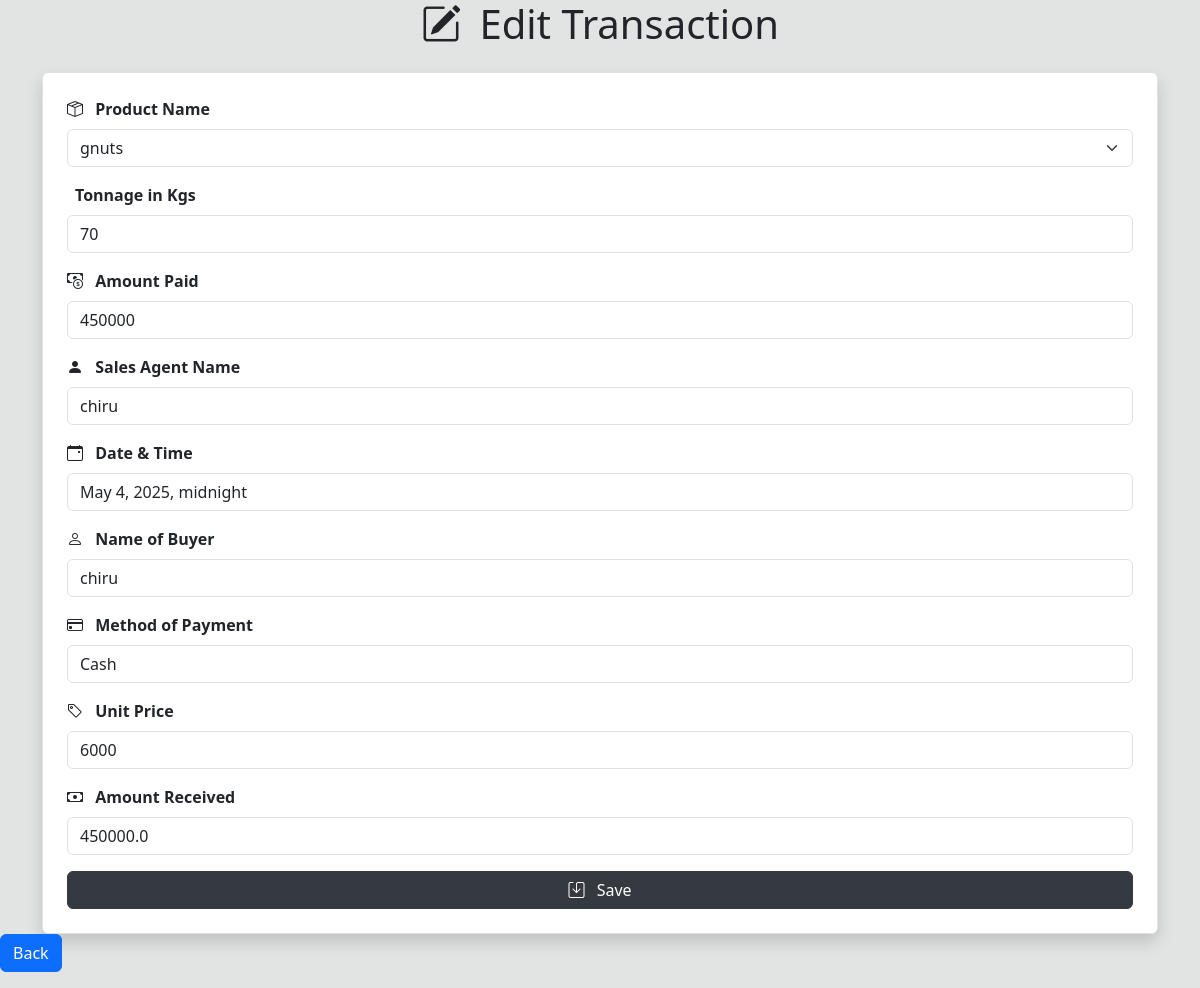
Page /edit/14/ (signed in) on the committed database.
### home/models.py (models this page shows, shortened)
class Sale(models.Model):
    product_name = models.ForeignKey(Stock, on_delete=models.CASCADE, blank=True, null=True)
    tonnage = models.IntegerField(blank=True, null=True, default=0)
    amount_paid = models.IntegerField(default=0, blank=True, null=True)
    buyers_name = models.CharField(max_length=35, blank=False, null=False, default="")
    date_and_time = models.DateTimeField(auto_now_add=True)  # Changed from DateField to DateTimeField
    salesagent_name = models.CharField(blank=True, null=True, max_length=255, default="")
    method_of_payment = models.CharField(
        choices=[("Cash", "Cash"), ("Credit", "Credit")], blank=True, null=True, max_length=255, default="Cash"
    )
    unit_price = models.IntegerField(default=0, blank=True, null=True)
    amount_received = models.FloatField(default=0, blank=True, null=True)

class Stock(models.Model):
    category_name = models.ForeignKey(Category, on_delete=models.CASCADE, blank=True, null=True)
    item_name = models.CharField(max_length=25, default="", blank=True, null=True)
    date = models.DateField(auto_now_add=True)
    time_of_produce = models.DateField(auto_now_add=True)
    tonnage = models.IntegerField(blank=True, null=True, default=0)
    total_quantity = models.IntegerField(blank=True, null=True, default=0)
    cost = models.IntegerField(blank=True, null=True, default=0)
    name_of_dealer = models.CharField(blank=True, null=True, max_length=255)
    branch_name = models.CharField(max_length=255, blank=True, null=True)
    contact = models.CharField(max_length=25)
    unit_price = models.IntegerField(default=0)
    unit_cost = models.IntegerField(default=0)
    current_stock = models.IntegerField()
    received_quantity = models.IntegerField(default=0, blank=True, null=True)

### home/views.py (the view, shortened to what this page needs)
# urls.py: path('edit/<int:pk>/', views.editsales, name='edit'),
def editsales(request, pk):
    tx_to_edit = get_object_or_404(Sale, pk=pk)
    if request.user.is_manager or request.user.is_salesagent:
        if tx_to_edit.product_name.branch_name != request.user.assigned_branch.branch_name:
            messages.error(request, 'You can only edit sales from your assigned branch')
            return redirect('allsales')
    if request.user.is_manager or request.user.is_salesagent:
        all_stock_items = Stock.objects.filter(branch_name=request.user.assigned_branch.branch_name)
    else:
        all_stock_items = Stock.objects.all()
    return render(request, 'home/editsales.html',
                {'edit_details': tx_to_edit, 'all_stock_items': all_stock_items})

### home/templates/home/editsales.html (shortened to what this page needs)
{% load static %}
<!DOCTYPE html>
<html lang="en">
<head>
    <link href="https://cdn.jsdelivr.net/npm/bootstrap@5.3.0/dist/css/bootstrap.min.css" rel="stylesheet">
    <link rel="stylesheet" href="https://cdn.jsdelivr.net/npm/bootstrap-icons@1.10.0/font/bootstrap-icons.css">
</head>
<body>
    {% block content %}
    <div class="container">
        <h1 class="mb-4 text-center"><i class="bi bi-pencil-square me-2"></i> Edit Transaction</h1>
        <form method="POST" class="p-4 border rounded shadow bg-white">
            <div class="mb-3">
                <label for="product_name" class="form-label"><i class="bi bi-box-seam me-2"></i> Product Name</label>
                <select class="form-select" id="product_name" name="product_name">
                    {% for item in all_stock_items %}
                        <option value="{{ item.id }}" {% if edit_details.product_name == item %}selected{% endif %}>
                            {{ item.item_name }}
                        </option>
                    {% endfor %}
                </select>
            </div>
            <div class="mb-3">
                <label for="tonnage" class="form-label"> Tonnage in Kgs</label>
                <input type="text" name="tonnage" value="{{ edit_details.tonnage }}" class="form-control" id="tonnage">
            </div>
            <div class="mb-3">
                <label for="amount_paid" class="form-label"><i class="bi bi-cash-coin me-2"></i> Amount Paid</label>
                <input type="text" name="amount_paid" value="{{ edit_details.amount_paid }}" class="form-control" id="amount_paid">
            </div>
            <div class="mb-3">
                <label for="salesagent_name" class="form-label"><i class="bi bi-person-fill me-2"></i> Sales Agent Name</label>
                <input type="text" name="salesagent_name" value="{{ edit_details.salesagent_name }}" class="form-control" id="salesagent_name">
            </div>
            <div class="mb-3">
                <label for="date_and_time" class="form-label"><i class="bi bi-calendar-event me-2"></i> Date & Time</label>
                <input type="text" name="date_and_time" value="{{ edit_details.date_and_time }}" class="form-control" id="date_and_time">
            </div>
            <div class="mb-3">
                <label for="buyers_name" class="form-label"><i class="bi bi-person me-2"></i> Name of Buyer</label>
                <input type="text" name="buyers_name" value="{{ edit_details.buyers_name }}" class="form-control" id="buyers_name">
            </div>
            <div class="mb-3">
                <label for="method_of_payment" class="form-label"><i class="bi bi-credit-card me-2"></i> Method of Payment</label>
                <input type="text" name="method_of_payment" value="{{ edit_details.method_of_payment }}" class="form-control" id="method_of_payment">
            </div>
            <div class="mb-3">
                <label for="unit_price" class="form-label"><i class="bi bi-tag me-2"></i> Unit Price</label>
                <input type="text" name="unit_price" value="{{ edit_details.unit_price }}" class="form-control" id="unit_price">
            </div>
            <div class="mb-3">
                <label for="amount_received" class="form-label"><i class="bi bi-cash me-2"></i> Amount Received</label>
                <input type="text" name="amount_received" value="{{ edit_details.amount_received }}" class="form-control" id="amount_received">
            </div>
            <button type="submit" class="btn btn-dark w-100"><i class="bi bi-save me-2"></i> Save</button>
        </form>
    </div>
    <a href="/allsales/" class="btn btn-primary mb-3">Back</a>
    {% endblock %}
</body>
</html>

### home/templates/home/editsales.html (style rules this page uses)
body { background-color: #e2e3e3; }
.form-label { font-weight: bold; }
.btn-dark { background-color: #343a40; border-color: #343a40; }

### rows in the picture
Sale: product_name "gnuts", tonnage "70", amount_paid "450000", salesagent_name "chiru", date_and_time "May 4, 2025, midnight", buyers_name "chiru", method_of_payment "Cash", unit_price "6000", amount_received "450000.0"
